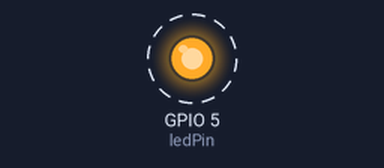
Recording of a sketch running on a simulated ESP32. Shown: output pins drawn as LEDs (lit = HIGH). Dashed ring = blinking. What the sketch prints to the serial monitor is not drawn.

Above: at 0.5 s.
Timing chart, 0 to 4.6 s (numbered marks = the images above):
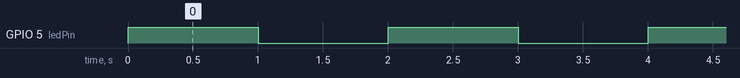

The sketch:

esp32_blink_simple.ino
```cpp
int ledPin = 5;

void setup()
{
    pinMode(ledPin, OUTPUT);
    Serial.begin(115200);
}

void loop()
{
    Serial.println("Hello, world!");
    Serial.println("This is Valentine.");
    digitalWrite(ledPin, HIGH);
    delay(1000);
    digitalWrite(ledPin, LOW);
    delay(1000);
}
```

Measured:
- by itself, GPIO 5 (ledPin): alternates HIGH for 1.0 s and LOW for 1.0 s
